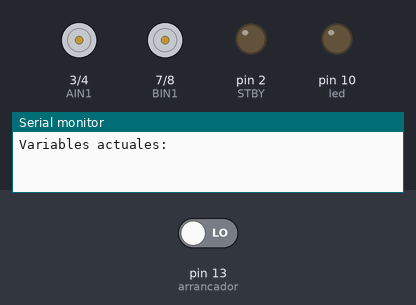
A sketch run on a simulated Arduino Nano, built with avr-gcc and run on an emulated ATmega328P. On the bench: motor-driver pin pairs drawn as motors (green arrow = first pin HIGH = forward, orange = second pin HIGH = backward, longer = more drive, scaled by the enable pin, stopped while the standby pin is LOW), output pins drawn as LEDs (lit = HIGH), the last lines printed to the serial monitor. Inputs (shaded band) come from the test bench; at power-on: pin 13 (arrancador) LOW. EEPROM starts erased.

Above: at 0.1 s.
At 35.2 s:
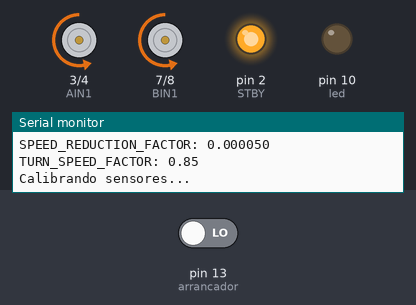
At 37.2 s:
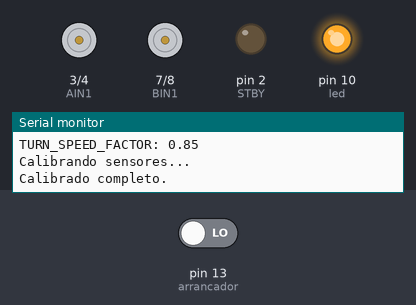
Timing chart, 0 to 38.7 s (numbered marks = the images above):
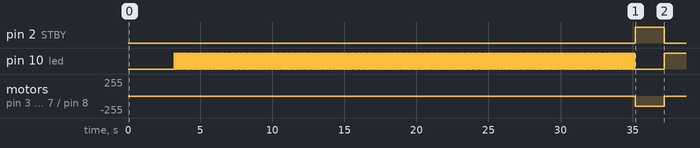

The sketch:

lfv2.ino
```cpp
#include <QTRSensors.h>
#include <EEPROM.h>

// --- Pines motores (NUEVOS) ---
#define PWMA 5
#define AIN1 3
#define AIN2 4
#define STBY 2
#define BIN1 7
#define BIN2 8
#define PWMB 6

// Pines de control
#define arrancador 13
#define led 10   // LED indicador

// --- Sensores ---
const uint8_t SensorCount = 8;
const int TARGET_POSITION = 3500;
const uint16_t CALIBRATION_STEPS = 400;

// --- Variables ajustables (EEPROM) ---
enum {
  idxKp,
  idxKi,
  idxKd,
  idxMaxSpeed,
  idxMotorOffset,
  idxSpeedReduction,
  idxTurnFactor,
  TOTAL_VARS
};

// --- Valores por defecto ---
const float valoresPorDefecto[TOTAL_VARS] = {
  0.5,
  0.00,
  0.0,
  230,
  30,
  0.00005,
  0.85
};

// --- Variables en uso ---
float Kp;
float Ki;
float Kd;
int maxSpeed;
int MOTOR_RIGHT_OFFSET;
float SPEED_REDUCTION_FACTOR;
float TURN_SPEED_FACTOR;

// --- PID ---
int lastError = 0;
int integral = 0;

// --- EEPROM ---
const int FLAG_ADDR = 200;
const byte FLAG_VALUE = 0xAA;

// --- Sensores ---
QTRSensors qtr;
uint16_t sensorValues[SensorCount];

// --- Manejo del LED ---
void ledApagado() { digitalWrite(led, LOW); }
void ledEncendido() { digitalWrite(led, HIGH); }
void ledParpadeo() {
  digitalWrite(led, !digitalRead(led));
  delay(50);
}

// --- EEPROM ---
float valoresEEPROM(int i);
void setVariable(int i, float val);

void guardarEEPROM() {
  int addr = 0;
  for (int i = 0; i < TOTAL_VARS; i++) {
    EEPROM.put(addr, valoresEEPROM(i));
    addr += sizeof(float);
  }
  EEPROM.update(FLAG_ADDR, FLAG_VALUE);
}

void cargarEEPROM() {
  byte flag = EEPROM.read(FLAG_ADDR);
  if (flag == FLAG_VALUE) {
    int addr = 0;
    for (int i = 0; i < TOTAL_VARS; i++) {
      float temp;
      EEPROM.get(addr, temp);
      setVariable(i, temp);
      addr += sizeof(float);
    }
  } else {
    for (int i = 0; i < TOTAL_VARS; i++) {
      setVariable(i, valoresPorDefecto[i]);
    }
    guardarEEPROM();
  }
}

float valoresEEPROM(int i) {
  switch (i) {
    case idxKp: return Kp;
    case idxKi: return Ki;
    case idxKd: return Kd;
    case idxMaxSpeed: return maxSpeed;
    case idxMotorOffset: return MOTOR_RIGHT_OFFSET;
    case idxSpeedReduction: return SPEED_REDUCTION_FACTOR;
    case idxTurnFactor: return TURN_SPEED_FACTOR;
  }
  return 0;
}

void setVariable(int i, float val) {
  switch (i) {
    case idxKp: Kp = val; break;
    case idxKi: Ki = val; break;
    case idxKd: Kd = val; break;
    case idxMaxSpeed: maxSpeed = val; break;
    case idxMotorOffset: MOTOR_RIGHT_OFFSET = val; break;
    case idxSpeedReduction: SPEED_REDUCTION_FACTOR = val; break;
    case idxTurnFactor: TURN_SPEED_FACTOR = val; break;
  }
}

// --- Comunicación Serial ---
void imprimirVariables() {
  Serial.println("Variables actuales:");
  Serial.print("Kp: "); Serial.println(Kp);
  Serial.print("Ki: "); Serial.println(Ki);
  Serial.print("Kd: "); Serial.println(Kd);
  Serial.print("maxSpeed: "); Serial.println(maxSpeed);
  Serial.print("MOTOR_RIGHT_OFFSET: "); Serial.println(MOTOR_RIGHT_OFFSET);
  Serial.print("SPEED_REDUCTION_FACTOR: "); Serial.println(SPEED_REDUCTION_FACTOR, 6);
  Serial.print("TURN_SPEED_FACTOR: "); Serial.println(TURN_SPEED_FACTOR);
}

void recibirVariablesSerial() {
  if (!Serial.available()) return;

  delay(50);
  String input = Serial.readStringUntil('\n');
  input.trim();

  if (input.startsWith("SET:")) {
    input.remove(0, 4);
    int index = 0;
    while (input.length() > 0 && index < TOTAL_VARS) {
      int commaIndex = input.indexOf(',');
      String token = (commaIndex == -1) ? input : input.substring(0, commaIndex);
      setVariable(index, token.toFloat());
      if (commaIndex == -1) break;
      input = input.substring(commaIndex + 1);
      index++;
    }
    guardarEEPROM();
    Serial.println("Variables actualizadas y guardadas.");
  }
  else if (input == "GET") imprimirVariables();
  else if (input == "RESET") {
    for (int i = 0; i < TOTAL_VARS; i++) setVariable(i, valoresPorDefecto[i]);
    guardarEEPROM();
    Serial.println("Valores por defecto restaurados.");
  }
}

// --- Motores ---
void mover(int vi, int vd) {

  digitalWrite(STBY, HIGH); // TB6612 habilitado

  if (vi >= 0) {
    digitalWrite(AIN1, HIGH);
    digitalWrite(AIN2, LOW);
    analogWrite(PWMA, vi);
  } else {
    digitalWrite(AIN1, LOW);
    digitalWrite(AIN2, HIGH);
    analogWrite(PWMA, -vi);
  }

  if (vd >= 0) {
    digitalWrite(BIN1, HIGH);
    digitalWrite(BIN2, LOW);
    analogWrite(PWMB, vd);
  } else {
    digitalWrite(BIN1, LOW);
    digitalWrite(BIN2, HIGH);
    analogWrite(PWMB, -vd);
  }
}

void off() {
  analogWrite(PWMA, 0);
  analogWrite(PWMB, 0);
  digitalWrite(AIN1, LOW);
  digitalWrite(AIN2, LOW);
  digitalWrite(BIN1, LOW);
  digitalWrite(BIN2, LOW);
  digitalWrite(STBY, LOW); // Modo standby
}

// --- Calibración ---
void calibrarSensores() {
  Serial.println("Calibrando sensores...");

  // LED PARPADEANDO
  for (uint16_t i = 0; i < CALIBRATION_STEPS; i++) {
    qtr.calibrate();
    ledParpadeo();
    delay(5);
  }

  mover(-150, -150);
  delay(2000);
  off();

  ledEncendido(); // Calibrado exitoso
  Serial.println("Calibrado completo.");
}

// --- PID ---
void seguirLineaPID() {
  uint16_t position = qtr.readLineBlack(sensorValues);

  if (position == 0 || position == (SensorCount - 1) * 1000) {
    if (lastError > 0)
      mover(maxSpeed * TURN_SPEED_FACTOR, -maxSpeed * TURN_SPEED_FACTOR);
    else
      mover(-maxSpeed * TURN_SPEED_FACTOR, maxSpeed * TURN_SPEED_FACTOR);
    return;
  }

  int error = position - TARGET_POSITION;
  integral += error;
  integral = constrain(integral, -1000, 1000);
  int derivative = error - lastError;
  lastError = error;

  int correction = Kp * error + Ki * integral + Kd * derivative;

  int speedReduction = (error * error) * SPEED_REDUCTION_FACTOR;
  int dynamicSpeed = maxSpeed - speedReduction;
  dynamicSpeed = constrain(dynamicSpeed, 0, maxSpeed);

  int vi = dynamicSpeed + correction;
  int vd = dynamicSpeed - correction + MOTOR_RIGHT_OFFSET;

  vi = constrain(vi, -maxSpeed, maxSpeed);
  vd = constrain(vd, -maxSpeed, maxSpeed);

  mover(vi, vd);
}

// --- Setup ---
void setup() {
  pinMode(PWMA, OUTPUT);
  pinMode(AIN1, OUTPUT);
  pinMode(AIN2, OUTPUT);
  pinMode(STBY, OUTPUT);
  pinMode(BIN1, OUTPUT);
  pinMode(BIN2, OUTPUT);
  pinMode(PWMB, OUTPUT);

  pinMode(arrancador, INPUT);
  pinMode(led, OUTPUT);

  ledApagado();

  Serial.begin(9600);

  qtr.setTypeRC();
  qtr.setSensorPins((const uint8_t[]){A0,A1,A2,A3,A4,A5,A6,A7}, SensorCount);
  qtr.setEmitterPin(12);

  cargarEEPROM();
  imprimirVariables();

  // 3 segundos antes de calibrar
  delay(3000);

  calibrarSensores();
}

// --- Loop ---
void loop() {
  recibirVariablesSerial();

  if (digitalRead(arrancador) == LOW) {
    off();
    return;
  }

  seguirLineaPID();
}
```
